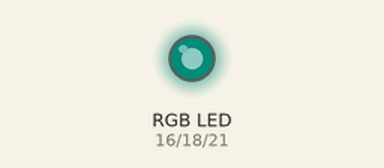
A program run on a simulated ESP32. Shown: an RGB LED mixed from three pins (HIGH = lit). Dim RGB values are drawn brighter than linear; random numbers use the default seed unless the program sets one.

Above: at 0.1 s.
At 5.1 s:
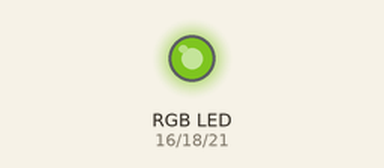
At 10.1 s:
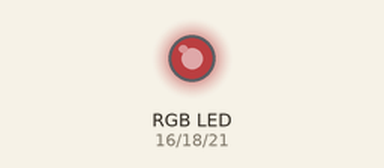
At 19.1 s:
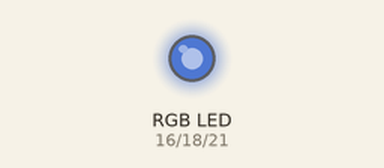
At 29.1 s:
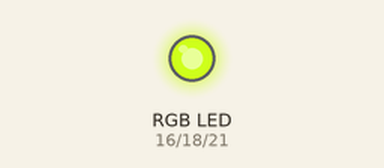
At 39.1 s:
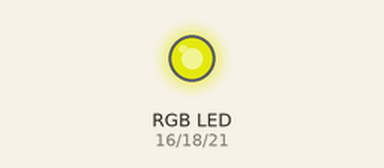
Timing chart, 0 to 40.0 s (numbered marks = the images above):
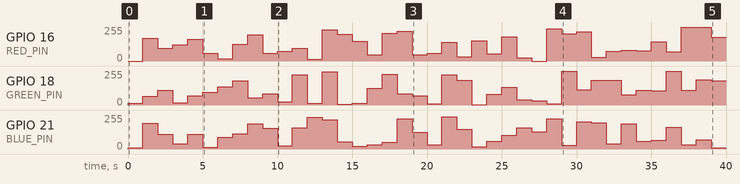

Measured:
- by itself, GPIO 16 (RED_PIN): 0/255 → 171/255 at 1.0 s, → 96/255 1.0 s later, → 122/255 1.0 s later, → 165/255 1.0 s later, … (39 changes in this stretch)
- by itself, GPIO 18 (GREEN_PIN): 0/255 → 13/255 at 0.00 s, → 67/255 1.0 s later, → 110/255 1.0 s later, → 17/255 1.0 s later, … (40 changes in this stretch)

The program:

main.cpp
```cpp
/*ESP32: Connect an RGB LED series with three 120Ω resistors to pwm pins 16, 18 and 21.

Every second make a random color by writing random pwm values to the pins.

For timing, use the delay function. To generate random numbers use the random function.*/

#include <Arduino.h>

// Define RGB LED pin mappings
const int RED_PIN = 16;
const int GREEN_PIN = 18;
const int BLUE_PIN = 21;

void setup()
{
  // Set RGB LED pins as OUTPUT
  pinMode(RED_PIN, OUTPUT);
  pinMode(GREEN_PIN, OUTPUT);
  pinMode(BLUE_PIN, OUTPUT);

  // Initialize random seed
  randomSeed(analogRead(0)); // Use an analog pin reading as seed
}

void loop()
{
  // Generate random PWM values for each color component
  int redValue = random(0, 256);
  int greenValue = random(0, 256);
  int blueValue = random(0, 256);

  // Apply random PWM values to the RGB LED pins
  analogWrite(RED_PIN, redValue);
  analogWrite(GREEN_PIN, greenValue);
  analogWrite(BLUE_PIN, blueValue);

  // Delay for one second before changing colors again
  delay(1000);
}
```
